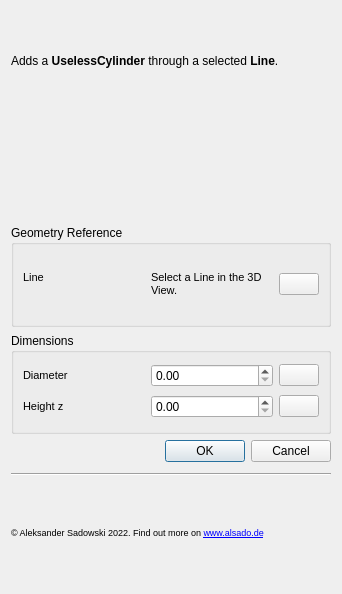
<?xml version="1.0" encoding="UTF-8"?>
<ui version="4.0">
 <class>Form</class>
 <widget class="QWidget" name="Form">
  <property name="geometry">
   <rect>
    <x>0</x>
    <y>0</y>
    <width>342</width>
    <height>594</height>
   </rect>
  </property>
  <property name="sizePolicy">
   <sizepolicy hsizetype="Fixed" vsizetype="Fixed">
    <horstretch>0</horstretch>
    <verstretch>0</verstretch>
   </sizepolicy>
  </property>
  <property name="windowTitle">
   <string>Form</string>
  </property>
  <layout class="QVBoxLayout" name="verticalLayout">
   <item>
    <widget class="QLabel" name="label_9">
     <property name="font">
      <font>
       <pointsize>9</pointsize>
      </font>
     </property>
     <property name="text">
      <string>&lt;html&gt;&lt;head/&gt;&lt;body&gt;&lt;p&gt;Adds a &lt;span style=&quot; font-weight:600;&quot;&gt;UselessCylinder&lt;/span&gt; through a selected &lt;span style=&quot; font-weight:600;&quot;&gt;Line&lt;/span&gt;.&lt;/p&gt;&lt;/body&gt;&lt;/html&gt;</string>
     </property>
     <property name="wordWrap">
      <bool>true</bool>
     </property>
    </widget>
   </item>
   <item>
    <widget class="QLabel" name="label">
     <property name="maximumSize">
      <size>
       <width>320</width>
       <height>240</height>
      </size>
     </property>
     <property name="text">
      <string/>
     </property>
     <property name="pixmap">
      <pixmap>placeholder-info.png</pixmap>
     </property>
     <property name="scaledContents">
      <bool>true</bool>
     </property>
     <property name="alignment">
      <set>Qt::AlignCenter</set>
     </property>
    </widget>
   </item>
   <item>
    <widget class="QGroupBox" name="groupBox">
     <property name="title">
      <string>Geometry Reference</string>
     </property>
     <layout class="QVBoxLayout" name="verticalLayout_2">
      <item>
       <layout class="QHBoxLayout" name="horizontalLayout" stretch="1,1,0">
        <item>
         <widget class="QLabel" name="label_2">
          <property name="font">
           <font>
            <pointsize>8</pointsize>
           </font>
          </property>
          <property name="text">
           <string>Line</string>
          </property>
          <property name="alignment">
           <set>Qt::AlignLeading|Qt::AlignLeft|Qt::AlignTop</set>
          </property>
         </widget>
        </item>
        <item>
         <widget class="QLabel" name="label_3">
          <property name="font">
           <font>
            <pointsize>8</pointsize>
           </font>
          </property>
          <property name="text">
           <string>&lt;html&gt;&lt;head/&gt;&lt;body&gt;&lt;p&gt;Select a Line in the 3D View.&lt;/p&gt;&lt;/body&gt;&lt;/html&gt;</string>
          </property>
          <property name="wordWrap">
           <bool>true</bool>
          </property>
         </widget>
        </item>
        <item>
         <widget class="QPushButton" name="line_help_button">
          <property name="text">
           <string/>
          </property>
          <property name="icon">
           <iconset>
            <normaloff>help.png</normaloff>help.png</iconset>
          </property>
          <property name="iconSize">
           <size>
            <width>20</width>
            <height>20</height>
           </size>
          </property>
          <property name="flat">
           <bool>false</bool>
          </property>
         </widget>
        </item>
       </layout>
      </item>
     </layout>
    </widget>
   </item>
   <item>
    <widget class="QGroupBox" name="groupBox_2">
     <property name="title">
      <string>Dimensions</string>
     </property>
     <layout class="QVBoxLayout" name="verticalLayout_3">
      <item>
       <layout class="QHBoxLayout" name="horizontalLayout_2" stretch="5,5,0">
        <item>
         <widget class="QLabel" name="label_4">
          <property name="font">
           <font>
            <pointsize>8</pointsize>
           </font>
          </property>
          <property name="text">
           <string>Diameter</string>
          </property>
         </widget>
        </item>
        <item>
         <widget class="QDoubleSpinBox" name="diameter_spinbox"/>
        </item>
        <item>
         <widget class="QPushButton" name="diameter_help_button">
          <property name="text">
           <string/>
          </property>
          <property name="icon">
           <iconset>
            <normaloff>help.png</normaloff>help.png</iconset>
          </property>
          <property name="iconSize">
           <size>
            <width>20</width>
            <height>20</height>
           </size>
          </property>
          <property name="autoDefault">
           <bool>false</bool>
          </property>
          <property name="flat">
           <bool>false</bool>
          </property>
         </widget>
        </item>
       </layout>
      </item>
      <item>
       <layout class="QHBoxLayout" name="horizontalLayout_3" stretch="1,1,0">
        <item>
         <widget class="QLabel" name="label_7">
          <property name="font">
           <font>
            <pointsize>8</pointsize>
           </font>
          </property>
          <property name="text">
           <string>Height z</string>
          </property>
         </widget>
        </item>
        <item>
         <widget class="QDoubleSpinBox" name="height_z_spinbox"/>
        </item>
        <item>
         <widget class="QPushButton" name="height_z_help_button">
          <property name="text">
           <string/>
          </property>
          <property name="icon">
           <iconset>
            <normaloff>help.png</normaloff>help.png</iconset>
          </property>
          <property name="iconSize">
           <size>
            <width>20</width>
            <height>20</height>
           </size>
          </property>
          <property name="flat">
           <bool>false</bool>
          </property>
         </widget>
        </item>
       </layout>
      </item>
     </layout>
    </widget>
   </item>
   <item>
    <widget class="QDialogButtonBox" name="buttonBox">
     <property name="standardButtons">
      <set>QDialogButtonBox::Cancel|QDialogButtonBox::Ok</set>
     </property>
    </widget>
   </item>
   <item>
    <spacer name="verticalSpacer">
     <property name="orientation">
      <enum>Qt::Vertical</enum>
     </property>
     <property name="sizeType">
      <enum>QSizePolicy::Fixed</enum>
     </property>
     <property name="sizeHint" stdset="0">
      <size>
       <width>20</width>
       <height>5</height>
      </size>
     </property>
    </spacer>
   </item>
   <item>
    <widget class="Line" name="line">
     <property name="orientation">
      <enum>Qt::Horizontal</enum>
     </property>
    </widget>
   </item>
   <item>
    <widget class="QLabel" name="label_6">
     <property name="font">
      <font>
       <pointsize>7</pointsize>
      </font>
     </property>
     <property name="text">
      <string>&lt;html&gt;&lt;head/&gt;&lt;body&gt;&lt;p&gt;© Aleksander Sadowski 2022.                         Find out more on &lt;a href=&quot;https://www.alsado.de&quot;&gt;&lt;span style=&quot; text-decoration: underline; color:#0000ff;&quot;&gt;www.alsado.de&lt;/span&gt;&lt;/a&gt;&lt;/p&gt;&lt;/body&gt;&lt;/html&gt;</string>
     </property>
     <property name="wordWrap">
      <bool>true</bool>
     </property>
     <property name="openExternalLinks">
      <bool>true</bool>
     </property>
    </widget>
   </item>
  </layout>
 </widget>
 <resources/>
 <connections/>
</ui>
